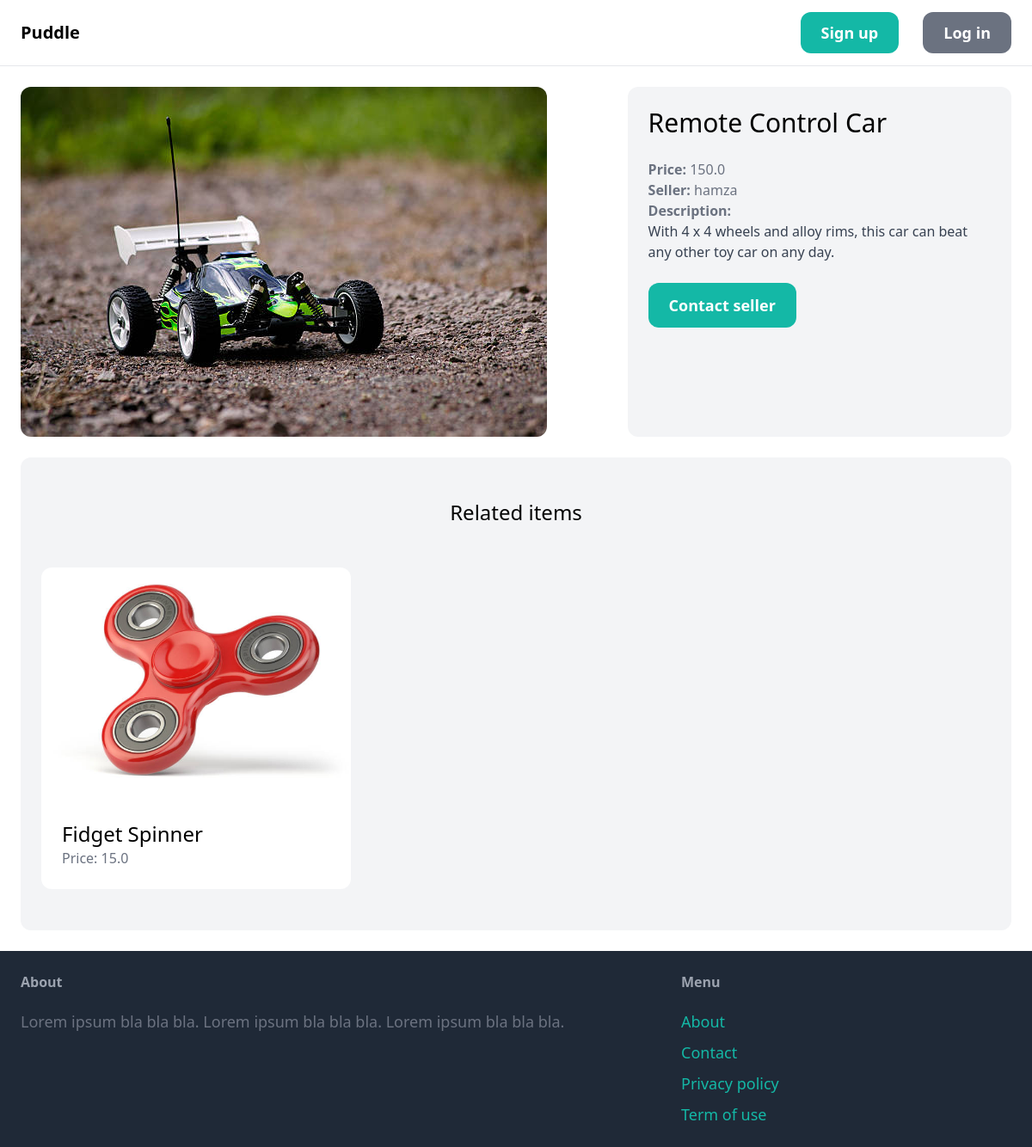
Page /items/1/ on the committed database.
### item/models.py (models this page shows, shortened)
class Item(models.Model):
    category = models.ForeignKey(Category,related_name='items',on_delete=models.CASCADE)
    name = models.CharField(max_length = 255 )
    description = models.TextField(blank=True, null=True)
    price = models.FloatField()
    image = models.ImageField(upload_to='item_images',blank=True,null=True)
    is_sold = models.BooleanField(default=False)
    created_by = models.ForeignKey(User, related_name='items',on_delete=models.CASCADE)
    created_at = models.DateTimeField(auto_now_add=True)

### item/views.py (the view)
# urls.py: path('<int:pk>/', views.detail, name='detail'),
def detail(request, pk):
    item = get_object_or_404(Item, pk = pk)
    related_items = Item.objects.filter(category=item.category, is_sold = False).exclude(pk=pk)[0:3]
    return render(request, 'item/detail.html',{
        'item' : item,
        'related_items' : related_items
    })

### item/templates/item/detail.html (shortened to what this page needs)
{% extends 'main/base.html' %}
{% block content %}
<div class="grid grid-cols-5 gap-6">
    <div class="col-span-3">
        <img src="{{ item.image.url }}" class="rounded-xl">
    </div>
    <div class="col-span-2 p-6 bg-gray-100 rounded-xl">
        <h1 class="mb-6 text-3xl">{{ item.name }}</h1>
        <p class="text-gray-500"><strong>Price: </strong>{{ item.price }}</p>
        <p class="text-gray-500"><strong>Seller: </strong>{{ item.created_by.username }}</p>
        {% if item.description %}
            <p class="text-gray-700">
                <strong class="text-gray-500">Description:</strong><br>
                {{ item.description }}
            </p>
        {% endif %}
        {% if request.user == item.created_by %}
            <div class="mt-6 p-6 bg-white rounded-xl">
                <p>This is your item!</p>
                <a href="{% url 'item:edit' item.id %}" class="inline-block mt-6 px-6 py-3 text-lg font-semibold bg-teal-500 text-white rounded-xl">Edit</a>
                <a href="{% url 'item:delete' item.id %}" class="inline-block mt-6 px-6 py-3 text-lg font-semibold bg-red-500 text-white rounded-xl">Delete</a>
            </div>
        {% else %}
            <a href="{% url 'conversation:new' item.id %}" class="inline-block mt-6 px-6 py-3 text-lg font-semibold bg-teal-500 text-white rounded-xl hover:bg-teal-700">Contact seller</a>
        {% endif %}
    </div>
</div>
<div class="mt-6 px-6 py-12 bg-gray-100 rounded-xl">
    <h2 class="mb-12 text-2xl text-center">Related items</h2>
    <div class="grid grid-cols-3 gap-3">
        {% for item in related_items %}
            <div>
                <a href="{% url 'item:detail' item.id %}">
                    <div>
                        <img src="{{ item.image.url }}" class="rounded-t-xl">
                    </div>
                    <div class="p-6 bg-white rounded-b-xl">
                        <h2 class="text-2xl">{{ item.name }}</h2>
                        <p class="text-gray-500">Price: {{ item.price }}</p>
                    </div>
                </a>
            </div>
        {% endfor %}
    </div>
</div>
{% endblock %}

### rows in the picture
Item: image (picture), name "Remote Control Car", price "150.0", created_by.username "hamza", description "With 4 x 4 wheels and alloy rims, this car can beat any other toy car on any day."
Item: image (picture), name "Fidget Spinner", price "15.0"
